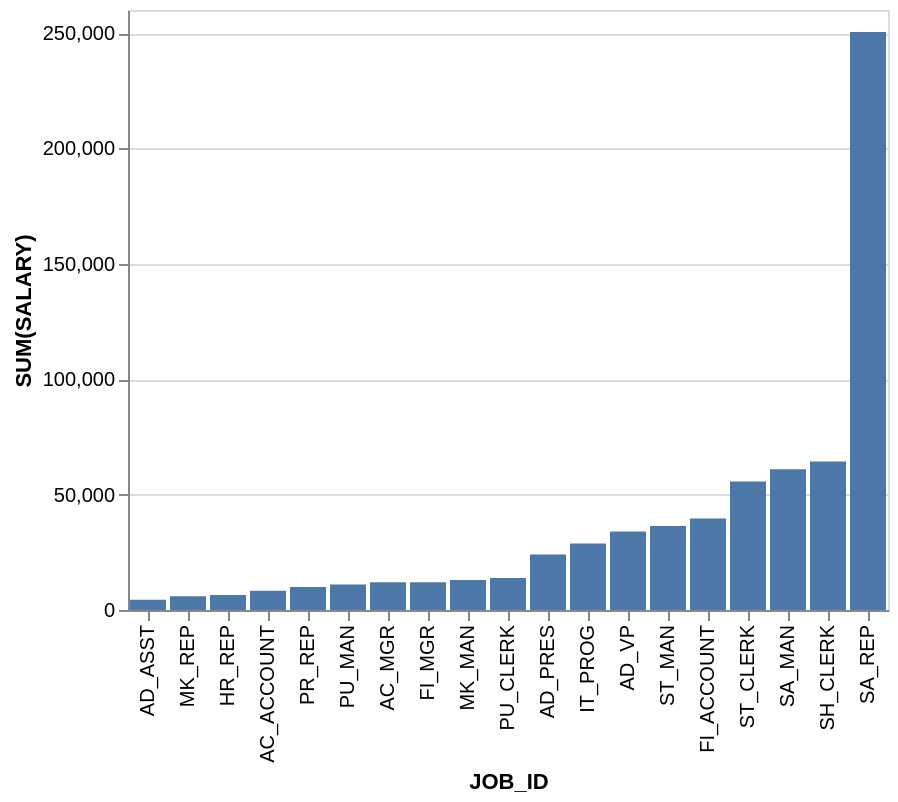

Describe this chart as a Vega-Lite specification.
### Vega-Lite specification from a JSON file in a GitHub repository (floating-point values rounded to 4 significant figures)
{"data": {"values": [{"x_data": "AD_ASST", "y_data": 4400}, {"x_data": "MK_REP", "y_data": 6000}, {"x_data": "HR_REP", "y_data": 6500}, {"x_data": "AC_ACCOUNT", "y_data": 8300}, {"x_data": "PR_REP", "y_data": 10000}, {"x_data": "PU_MAN", "y_data": 11000}, {"x_data": "AC_MGR", "y_data": 12000}, {"x_data": "FI_MGR", "y_data": 12000}, {"x_data": "MK_MAN", "y_data": 13000}, {"x_data": "PU_CLERK", "y_data": 13900}, {"x_data": "AD_PRES", "y_data": 24000}, {"x_data": "IT_PROG", "y_data": 28800}, {"x_data": "AD_VP", "y_data": 34000}, {"x_data": "ST_MAN", "y_data": 36400}, {"x_data": "FI_ACCOUNT", "y_data": 39600}, {"x_data": "ST_CLERK", "y_data": 55700}, {"x_data": "SA_MAN", "y_data": 61000}, {"x_data": "SH_CLERK", "y_data": 64300}, {"x_data": "SA_REP", "y_data": 250500}]}, "mark": "bar", "encoding": {"x": {"field": "x_data", "type": "nominal", "title": "JOB_ID", "sort": {"op": "sum", "field": "y_data", "order": "ascending"}}, "y": {"field": "y_data", "type": "quantitative", "title": "SUM(SALARY)"}}}
